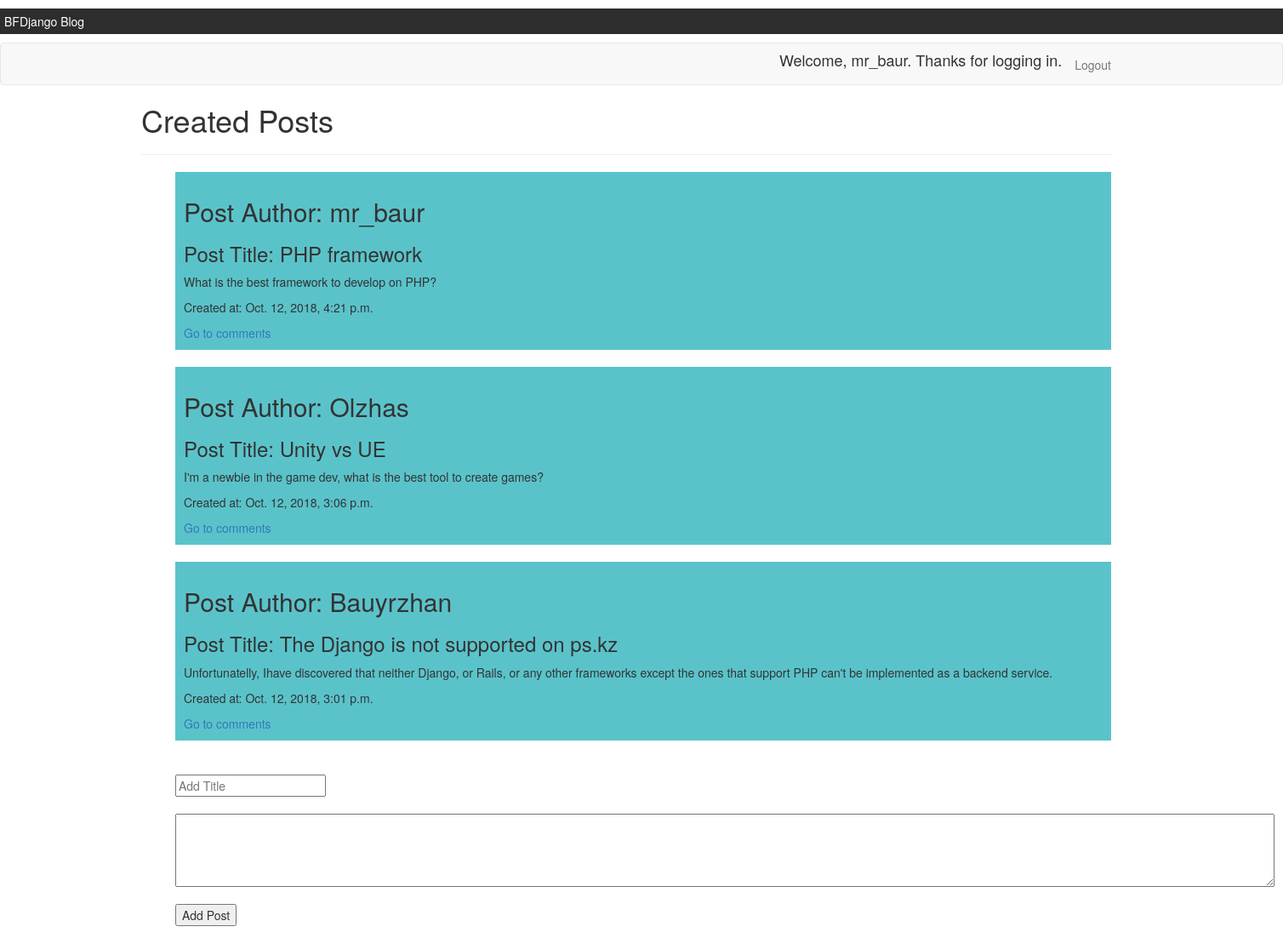
Page /blog/ (signed in) on the committed database.
### main/models.py (models this page shows, shortened)
class Post(models.Model):
	post_author = models.CharField(max_length=200)
	post_title = models.CharField(max_length=100)
	post_content = models.CharField(max_length=500)
	created_at = models.DateTimeField('date published')
	def was_published_recently(self):
		now = timezone.now()
		return now - datetime.timedelta(days=1) <= self.created_at <= now
	was_published_recently.admin_order_field = 'created_at'
	was_published_recently.boolean = True
	was_published_recently.short_description = 'Published recently?'

### main/views.py (the view)
# urls.py: path('', views.IndexView.as_view(), name='index'),
class IndexView(generic.ListView):
	template_name = 'main/index.html'
	def get_queryset(self):
		return Post.objects.filter(
			created_at__lte=timezone.now(),
		).order_by('-created_at')[:10]
	context_object_name = 'posts'

### main/templates/main/index.html (shortened to what this page needs)
{% load static %}
<link rel="stylesheet" type="text/css" href="{% static 'main/stylesheet.css' %}">
<link rel="stylesheet" href="https://maxcdn.bootstrapcdn.com/bootstrap/3.3.7/css/bootstrap.min.css">
<div id="preset">BFDjango Blog</div>
<div class="navbar navbar-default">
	<div class="container">
		<ul class="nav navbar-nav navbar-right">
			{% if user.is_authenticated %}
				<li>
					<h4>Welcome, {{ user.username }}. Thanks for logging in.</h4>
				</li>
				<li>
					<a href ="{% url '_auth:logout' %}">Logout</a>
				</li>
			{% endif %}
		</ul>
			<h1 style='padding-top: 50px;'>Created Posts</h1>
			<hr/>
			{% if posts %}
				<ul>
					{% for post in posts %}
						<li class="post">
							<h2 id="post_author">Post Author: {{post.post_author}}</h2>
							<h3 id="post_title">Post Title: {{post.post_title}}</h3>
							<p id="post_content">{{post.post_content}}</p>
							<p id="post_date">Created at: {{post.created_at}}</p>
							<a href="{% url 'main:detail' post.id %}">Go to comments</a>
						</li>
					{% endfor %}
					{% if user.is_authenticated %}
						<form method='post' action="{% url 'main:post_add' %}" class='post_add_form'>
							<input type='text' placeholder="Add Title" name='post_title' id='editables' required>
							<textarea rows='4' cols='170' name='post_content' id='editables' required></textarea>
							<input type='submit' value='Add Post' id='editables' name="addPostBtn">
						</form>
					{% endif %}
				</ul>
			{% else %}
				<p>No posts are available.</p>
			{% endif %}
	</div>
</div>

### main/static/main/stylesheet.css (style rules this page uses)
#preset { width: 100%; background-color: #2d2d2d; color: white; padding: 5px; margin: 10px 0px; }
.container { left: 150px; position: absolute; }
.post { display: block; margin: 20px 0px; padding: 10px 10px; background-color: #5ac3ca; }
.post_add_form > #editables { margin-top: 20px; }

### rows in the picture
Post: post_author "mr_baur", post_title "PHP framework", post_content "What is the best framework to develop on PHP?", created_at "Oct. 12, 2018, 4:21 p.m."
Post: post_author "Olzhas", post_title "Unity vs UE", post_content "I'm a newbie in the game dev, what is the best tool to create games?", created_at "Oct. 12, 2018, 3:06 p.m."
Post: post_author "Bauyrzhan", post_title "The Django is not supported on ps.kz", post_content "Unfortunatelly, Ihave discovered that neither Django, or Rails, or any other frameworks except the ones that support PHP can't be implemented as a backend service.", created_at "Oct. 12, 2018, 3:01 p.m."

### other values in the picture
{{ user.username }} "mr_baur"
